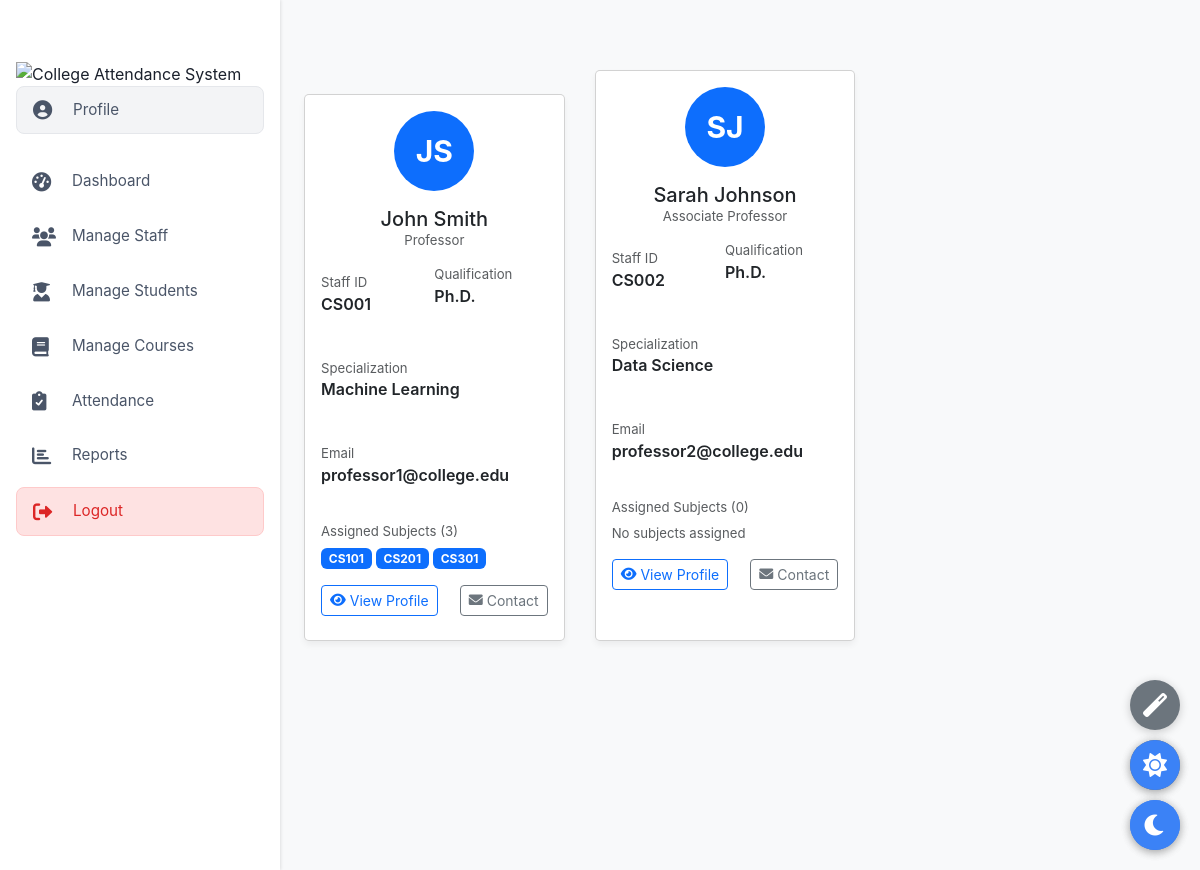
Screenshot of /hod/staff/directory/ (signed in) with the database file from the repository.
### accounts/models.py (models this page shows, shortened)
class CustomUser(AbstractUser):
    USER_TYPE_CHOICES = (
        ('student', 'Student'),
        ('staff', 'Staff'),
        ('hod', 'HOD'),
    )
    BLOOD_GROUP_CHOICES = (
        ('A+', 'A Positive'),
        ('A-', 'A Negative'),
        ('B+', 'B Positive'),
        ('B-', 'B Negative'),
        ('O+', 'O Positive'),
        ('O-', 'O Negative'),
        ('AB+', 'AB Positive'),
        ('AB-', 'AB Negative'),
    )
    QUALIFICATION_CHOICES = (
        ('phd', 'Ph.D.'),
        ('masters', "Master's Degree"),
        ('bachelors', "Bachelor's Degree"),
        ('other', 'Other'),
    )
    user_type = models.CharField(max_length=10, choices=USER_TYPE_CHOICES, default='student')
    department = models.ForeignKey(Department, on_delete=models.SET_NULL, null=True, blank=True)
    phone_number = models.CharField(max_length=15, blank=True, null=True)
    profile_picture = models.ImageField(upload_to='profile_pics/', null=True, blank=True)
    date_of_birth = models.DateField(null=True, blank=True)
    address = models.TextField(blank=True, null=True)
    blood_group = models.CharField(max_length=5, blank=True, null=True)
    emergency_contact = models.CharField(max_length=15, blank=True, null=True)
    student_id = models.CharField(max_length=20, blank=True, null=True)
    semester = models.IntegerField(null=True, blank=True)
    section = models.CharField(max_length=10, blank=True, null=True)
    roll_number = models.CharField(max_length=20, blank=True, null=True)
    batch_year = models.IntegerField(null=True, blank=True)
    parent_name = models.CharField(max_length=100, blank=True, null=True)
    parent_phone = models.CharField(max_length=15, blank=True, null=True)
    staff_id = models.CharField(max_length=20, blank=True, null=True)
    designation = models.CharField(max_length=100, blank=True, null=True)
    date_of_joining = models.DateField(null=True, blank=True)
    qualification = models.CharField(max_length=100, blank=True, null=True)
    specialization = models.CharField(max_length=100, blank=True, null=True)
    office_location = models.CharField(max_length=100, blank=True, null=True)
    is_department_head = models.BooleanField(default=False)
    department_managed = models.ForeignKey(Department, on_delete=models.SET_NULL, null=True, blank=True, related_name='department_head')
    bio = models.TextField(blank=True, null=True)
    skills = models.TextField(blank=True, null=True, help_text="Comma-separated list of skills")
    def get_full_name(self):
        return f"{self.first_name} {self.last_name}"

class Subject(models.Model):
    code = models.CharField(max_length=20, unique=True)
    name = models.CharField(max_length=200)
    department = models.ForeignKey(Department, on_delete=models.CASCADE)
    semester = models.IntegerField(validators=[MinValueValidator(1), MaxValueValidator(8)])
    credits = models.IntegerField(default=3)
    description = models.TextField(blank=True)
    staff = models.ForeignKey(CustomUser, on_delete=models.SET_NULL, null=True, limit_choices_to={'user_type': 'staff'})
    created_at = models.DateTimeField(auto_now_add=True)

### accounts/views_hod.py (the view)
# urls.py: path('hod/staff/directory/', views_hod.staff_directory, name='hod_staff_directory'),
@login_required
@user_passes_test(is_hod)
def staff_directory(request):
    department = request.user.department_managed
    staff_members = CustomUser.objects.filter(
        department=department,
        user_type='staff'
    ).order_by('first_name')
    context = {
        'staff_members': staff_members,
    }
    return render(request, 'accounts/hod/staff.html', context)

### accounts/views_hod.py (called while the page is built)
def is_hod(user):
    return user.is_authenticated and user.user_type == 'hod' and user.is_department_head

### accounts/templates/accounts/hod/staff.html (shortened to what this page needs)
{% extends 'accounts/hod/hod_base.html' %}
{% load static %}
{% block hod_content %}
  <div class="row g-4">
    {% for staff in staff_members %}
    <div class="col-md-6 col-lg-4">
      <div class="card h-100">
        <div class="card-body">
          <div class="text-center mb-3">
            <div class="avatar-circle bg-primary mx-auto mb-3" style="width: 80px; height: 80px; font-size: 30px;">
              {{ staff.first_name|slice:":1" }}{{ staff.last_name|slice:":1" }}
            </div>
            <h5 class="card-title mb-0">{{ staff.get_full_name }}</h5>
            <p class="text-muted small">{{ staff.designation }}</p>
          </div>
          <div class="row g-2 mb-3">
            <div class="col-6">
              <div class="text-muted small">Staff ID</div>
              <div class="fw-semibold">{{ staff.staff_id|default:"N/A" }}</div>
            </div>
            <div class="col-6">
              <div class="text-muted small">Qualification</div>
              <div class="fw-semibold">{{ staff.qualification|default:"N/A" }}</div>
            </div>
          </div>
          <div class="row g-2 mb-3">
            <div class="col-12">
              <div class="text-muted small">Specialization</div>
              <div class="fw-semibold">{{ staff.specialization|default:"N/A" }}</div>
            </div>
          </div>
          <div class="row g-2 mb-3">
            <div class="col-12">
              <div class="text-muted small">Email</div>
              <div class="fw-semibold">{{ staff.email }}</div>
            </div>
          </div>
          {% with staff_subjects=staff.subject_set.all %}
          <div class="text-muted small mb-2">Assigned Subjects ({{ staff_subjects.count }})</div>
          {% if staff_subjects %}
            <div class="d-flex flex-wrap gap-1 mb-3">
              {% for subject in staff_subjects|slice:":3" %}
                <span class="badge bg-primary">{{ subject.code }}</span>
              {% endfor %}
            </div>
          {% else %}
            <div class="text-muted small mb-3">No subjects assigned</div>
          {% endif %}
          {% endwith %}
          <div class="d-flex justify-content-between mt-auto">
            <a href="#" class="btn btn-sm btn-outline-primary">
              <i class="fas fa-eye me-1"></i> View Profile
            </a>
            <a href="mailto:{{ staff.email }}" class="btn btn-sm btn-outline-secondary">
              <i class="fas fa-envelope me-1"></i> Contact
            </a>
          </div>
        </div>
      </div>
    </div>
    {% endfor %}
  </div>
{% endblock %}

### static/css/shared.css (style rules this page uses)
body { background-color: #f8f9fa; }

### static/css/custom.css (style rules this page uses)
body { margin: 0; padding-top: 60px !important; transition: background-color 0.3s ease, color 0.3s ease; overflow-x: hidden; }
html, body { width: 100% !important; max-width: 100% !important; overflow-x: hidden !important; }
.row { display: flex; flex-wrap: wrap; width: 100%; margin-left: -15px; margin-right: -15px; margin-bottom: 15px !important; }
.row > [class*="col-"] { padding-left: 15px; padding-right: 15px; margin-bottom: 20px !important; display: flex; flex-direction: column; }
.card { width: 100%; display: flex; flex-direction: column; overflow: hidden; margin-bottom: 20px !important; box-shadow: 0 4px 6px rgba(0,0,0,0.05) !important; border-radius: 5px !important; }
.card-body { flex: 1 1 auto; }
.d-flex { flex-wrap: wrap; gap: 8px; }
.row > [class*="col-"] { margin-bottom: 15px; }
.d-flex { flex-wrap: wrap; }
.text-center { text-align: center !important; }
img, svg, i { max-width: 100% !important; vertical-align: middle !important; }
.form-control, .form-select, .btn { margin-bottom: 0.5rem !important; }
.btn { white-space: nowrap !important; }
* + * { margin-top: 0 !important; }
.avatar-circle { width: 36px; height: 36px; border-radius: 50%; display: inline-flex; align-items: center; justify-content: center; color: white; font-weight: bold; font-size: 14px; background-color: #2563eb; }
.btn { white-space: nowrap; display: inline-flex; align-items: center; justify-content: center; }
.text-muted.small { font-size: 0.825rem; line-height: 1.4; }
i.fas, i.far, i.fab { display: inline-flex; }
body { padding-top: 60px !important; }

### templates/base.html (style rules this page uses)
* { margin: 0; padding: 0; box-sizing: border-box; }
body { font-family: -apple-system, BlinkMacSystemFont, "Segoe UI", Roboto, "Helvetica Neue", Arial, sans-serif; background-color: #f8f9fa; color: #1a202c; line-height: 1.5; min-height: 100vh; padding-top: 0; overflow-x: hidden; }
.card { margin-bottom: 20px; box-shadow: 0 2px 5px rgba(0,0,0,0.05); }

### rows the page displays
CustomUser: first_name "J", last_name "S", get_full_name "John Smith", designation "Professor", staff_id "CS001", qualification "Ph.D.", specialization "Machine Learning", email "professor1@college.edu", subject_set.all.count "3"
Subject: code "CS101"
Subject: code "CS201"
Subject: code "CS301"
CustomUser: first_name "S", last_name "J", get_full_name "Sarah Johnson", designation "Associate Professor", staff_id "CS002", qualification "Ph.D.", specialization "Data Science", email "professor2@college.edu", subject_set.all.count "0", shows "No subjects assigned"
